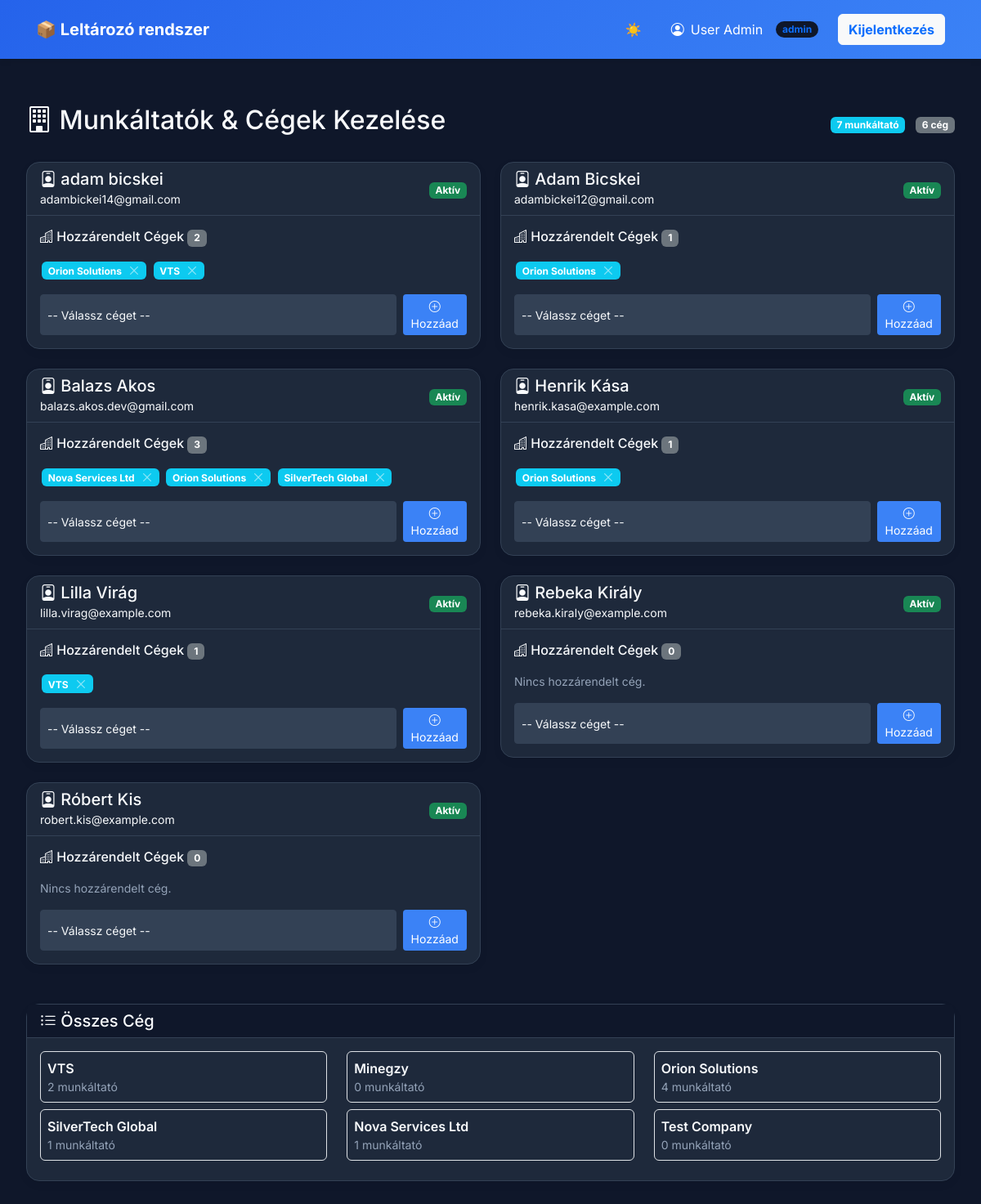
The app's page /public/worker/admin_employers.php (signed in) with its own data.
### tables this page shows
CREATE TABLE `users` (
  `id` int(11) NOT NULL,
  `email` varchar(255) NOT NULL,
  `password` varchar(255) NOT NULL,
  `first_name` varchar(100) NOT NULL,
  `last_name` varchar(100) NOT NULL,
  `phone` varchar(50) DEFAULT NULL,
  `role` enum('worker','employer','admin') NOT NULL DEFAULT 'worker',
  `is_active` tinyint(1) NOT NULL DEFAULT 0,
  `is_blocked` tinyint(1) NOT NULL DEFAULT 0,
  `activation_token` varchar(255) DEFAULT NULL,
  `reset_token` varchar(255) DEFAULT NULL,
  `token_expires` datetime DEFAULT NULL,
  `created_at` datetime DEFAULT current_timestamp(),
  `api_token` varchar(255) DEFAULT NULL
);

CREATE TABLE `companies` (
  `id` int(11) NOT NULL,
  `name` varchar(255) NOT NULL,
  `created_at` datetime DEFAULT current_timestamp()
);

### app/core/Model.php (called while the page is built, shortened)
<?php
class Model {
    public function __construct(PDO $pdo) {
        $this->pdo = $pdo;
    }
}

### app/models/User.php (called while the page is built, shortened)
<?php
require_once __DIR__ . '/../core/Model.php';
class User extends Model {
    public function getEmployers(): array {
        $stmt = $this->pdo->query("SELECT id, email, first_name, last_name, phone, is_active, is_blocked FROM users WHERE role = 'employer' ORDER BY first_name, last_name");
        return $stmt->fetchAll();
    }
    public function getCompaniesForUser(int $userId): array {
        $stmt = $this->pdo->prepare("
            SELECT c.id, c.name
            FROM companies c
            INNER JOIN company_user cu ON c.id = cu.company_id
            WHERE cu.user_id = ?
            ORDER BY c.name
        ");
        $stmt->execute([$userId]);
        return $stmt->fetchAll();
    }
}

### app/models/Company.php (called while the page is built, shortened)
<?php
require_once __DIR__ . '/../core/Model.php';
class Company extends Model {
    public function all(): array {
        $stmt = $this->pdo->query("SELECT * FROM companies ORDER BY created_at DESC");
        return $stmt->fetchAll();
    }
}

### public/worker/admin_employers.php (the view, shortened to what this page needs)
<?php
require_once __DIR__ . '/../../app/models/User.php';
require_once __DIR__ . '/../../app/models/Company.php';
$user = $_SESSION['user'];
$user['role'] = strtolower(trim($user['role'] ?? ''));
$db = (new Database())->getConnection();
$userModel = new User($db);
$companyModel = new Company($db);
$employers = $userModel->getEmployers();
$companies = $companyModel->all();
$employerCompanies = [];
foreach ($employers as $emp) {
    $employerCompanies[$emp['id']] = $userModel->getCompaniesForUser($emp['id']);
}
?>
<!doctype html>
<html lang="hu">
<head>
    <link rel="stylesheet" href="https://cdn.jsdelivr.net/npm/bootstrap@5.3.2/dist/css/bootstrap.min.css">
    <link rel="stylesheet" href="https://cdn.jsdelivr.net/npm/bootstrap-icons@1.11.1/font/bootstrap-icons.css">
    <link rel="stylesheet" href="../css/global-theme.css">
</head>
<body>
    <?php include_once __DIR__ . '/dashboard_nav.php'; ?>
    <div class="page-container">
        <div class="row">
            <div class="col-12">
                <div class="d-flex justify-content-between align-items-center mb-4 flex-wrap gap-2">
                    <h2><i class="bi bi-building"></i> Munkáltatók & Cégek Kezelése</h2>
                    <div>
                        <span class="badge bg-info me-2"><?= count($employers) ?> munkáltató</span>
                        <span class="badge bg-secondary"><?= count($companies) ?> cég</span>
                    </div>
                </div>
                <div class="row">
                    <?php foreach ($employers as $emp): ?>
                        <div class="col-md-6 mb-4">
                            <div class="card employer-card">
                                <div class="card-header bg-primary text-white">
                                    <div class="d-flex justify-content-between align-items-center">
                                        <div>
                                            <h5 class="mb-0">
                                                <i class="bi bi-person-badge"></i>
                                                <?= htmlspecialchars($emp['first_name'] . ' ' . $emp['last_name']) ?>
                                            </h5>
                                            <small><?= htmlspecialchars($emp['email']) ?></small>
                                        </div>
                                        <div>
                                            <?php if ($emp['is_blocked']): ?>
                                                <span class="badge bg-danger">Letiltva</span>
                                            <?php elseif (!$emp['is_active']): ?>
                                                <span class="badge bg-warning text-dark">Inaktív</span>
                                            <?php else: ?>
                                                <span class="badge bg-success">Aktív</span>
                                            <?php endif; ?>
                                        </div>
                                    </div>
                                </div>
                                <div class="card-body">
                                    <h6 class="mb-3">
                                        <i class="bi bi-buildings"></i> Hozzárendelt Cégek
                                        <span
                                            class="badge bg-secondary"><?= count($employerCompanies[$emp['id']] ?? []) ?></span>
                                    </h6>
                                    <?php if (!empty($employerCompanies[$emp['id']])): ?>
                                        <div class="mb-3">
                                            <?php foreach ($employerCompanies[$emp['id']] as $comp): ?>
                                                <span class="badge bg-info company-badge">
                                                    <?= htmlspecialchars($comp['name']) ?>
                                                    <form method="post" class="d-inline" style="margin-left: 5px;">
                                                        <button type="submit" name="unassign_company"
                                                            class="btn-close btn-close-white" style="font-size: 0.6rem;"
                                                            onclick="return confirm('Biztosan eltávolítod ezt a céget?')"></button>
                                                    </form>
                                                </span>
                                            <?php endforeach; ?>
                                        </div>
                                    <?php else: ?>
                                        <p class="text-muted small mb-3">Nincs hozzárendelt cég.</p>
                                    <?php endif; ?>
                                    <form method="post" class="d-flex gap-2">
                                        <select name="company_id" class="form-select form-select-sm" required>
                                            <option value="">-- Válassz céget --</option>
                                        </select>
                                        <button type="submit" name="assign_company" class="btn btn-sm btn-primary">
                                            <i class="bi bi-plus-circle"></i> Hozzáad
                                        </button>
                                    </form>
                                </div>
                            </div>
                        </div>
                    <?php endforeach; ?>
                </div>
                <div class="card mt-4">
                    <div class="card-header bg-light">
                        <h5 class="mb-0"><i class="bi bi-list-ul"></i> Összes Cég</h5>
                    </div>
                    <div class="card-body">
                        <div class="row">
                            <?php foreach ($companies as $c): ?>
                                <div class="col-md-4 mb-2">
                                    <div class="border rounded p-2">
                                        <strong><?= htmlspecialchars($c['name']) ?></strong>
                                        <?php
                                        $count = 0;
                                        foreach ($employerCompanies as $empComps) {
                                            if (in_array($c['id'], array_column($empComps, 'id'))) {
                                                $count++;
                                            }
                                        }
                                        ?>
                                        <small class="text-muted d-block"><?= $count ?> munkáltató</small>
                                    </div>
                                </div>
                            <?php endforeach; ?>
                        </div>
                    </div>
                </div>
            </div>
        </div>
    </div>
</body>
</html>

### public/worker/dashboard_nav.php (shortened to what this page needs)
<link rel="stylesheet" href="../css/global-theme.css">
<nav class="navbar navbar-expand-lg navbar-dark bg-primary mb-4 shadow-sm">
    <div class="container">
        <a class="navbar-brand fw-bold" href="dashboard.php">📦 Leltározó rendszer</a>
        <div class="collapse navbar-collapse" id="navbarContent">
            <ul class="navbar-nav ms-auto align-items-lg-center gap-3 mt-3 mt-lg-0">
                <li class="nav-item">
                    <button class="btn btn-outline-light border-0 w-100 text-start text-lg-center"
                        onclick="toggleTheme()" title="Téma váltása">
                        <span id="theme-icon" class="me-2 me-lg-0">☀️</span> <span class="d-lg-none">Téma váltása</span>
                    </button>
                </li>
                <?php if ($user): ?>
                    <li class="nav-item">
                        <a href="profile.php" class="nav-link text-white d-flex align-items-center gap-2">
                            <i class="bi bi-person-circle"></i>
                            <span>
                                <?php
                                $displayName = trim(($user['last_name'] ?? '') . ' ' . ($user['first_name'] ?? ''));
                                echo htmlspecialchars($displayName ?: $user['email']);
                                ?>
                            </span>
                            <span
                                class="badge bg-light text-primary rounded-pill ms-2"><?= htmlspecialchars($user['role'] ?? '') ?></span>
                        </a>
                    </li>
                <?php endif; ?>
                <li class="nav-item">
                    <a href="../logout.php" class="btn btn-light text-primary w-100 fw-bold">Kijelentkezés</a>
                </li>
            </ul>
        </div>
    </div>
</nav>

### public/css/global-theme.css (style rules this page uses)
:root { --bg-primary: #0F172A; --bg-secondary: #1E293B; --bg-card: #1E293B; --bg-surface: #334155; --text-primary: #F8FAFC; --text-secondary: #94A3B8; --primary: #3b82f6; --primary-hover: #60a5fa; --secondary: #10B981; --danger: #EF4444; --warning: #F59E0B; --border: #334155; --navbar-bg: linear-gradient(135deg, #2563eb, #3b82f6); --navbar-text: #FFFFFF; }
* { margin: 0; padding: 0; box-sizing: border-box; }
body { background: var(--bg-primary) !important; font-family: 'Inter', -apple-system, BlinkMacSystemFont, sans-serif !important; color: var(--text-primary) !important; min-height: 100vh; transition: background 0.3s ease, color 0.3s ease; }
h1, h2, h3, h4, h5, h6, .h1, .h2, .h3, .h4, .h5, .h6 { color: var(--text-primary) !important; }
strong, b { color: var(--text-primary) !important; font-weight: 600 !important; }
.navbar { background: var(--navbar-bg) !important; padding: 1rem 2rem !important; box-shadow: 0 4px 20px rgba(0, 0, 0, 0.1) !important; }
.navbar-brand { color: var(--navbar-text) !important; font-weight: 700; }
.page-container { max-width: 1400px; margin: 0 auto; padding: 2rem; }
.card { background: var(--bg-card) !important; border-radius: 16px !important; border: 1px solid var(--border) !important; box-shadow: 0 4px 12px rgba(0, 0, 0, 0.05) !important; }
.card-header, .card-footer { border-color: var(--border) !important; background: transparent !important; color: var(--text-primary) !important; }
.form-control, .form-select { background: var(--bg-surface) !important; border: 1px solid var(--border) !important; color: var(--text-primary) !important; }
.btn-primary { background: var(--primary) !important; border: none !important; color: white !important; }
.text-muted { color: var(--text-secondary) !important; }
.bg-light { background: var(--bg-primary) !important; }
.shadow-sm { box-shadow: 0 2px 8px rgba(0, 0, 0, 0.1) !important; }
.navbar .btn-outline-light { border-color: rgba(255, 255, 255, 0.4) !important; color: white !important; }

### public/worker/admin_employers.php (style rules this page uses)
.employer-card { transition: all 0.2s; border-left: 4px solid #0d6efd; }
.company-badge { margin: 2px; }

### records on screen
users: first_name+last_name "adam bicskei", email "adambickei14@gmail.com", is_blocked "Aktív", id "2"
companies: name "Orion Solutions", count "4"
companies: name "VTS", count "2"
users: first_name+last_name "Adam Bicskei", email "adambickei12@gmail.com", is_blocked "Aktív", id "1"
users: first_name+last_name "Balazs Akos", email "balazs.akos.dev@gmail.com", is_blocked "Aktív", id "3"
companies: name "Nova Services Ltd", count "1"
companies: name "SilverTech Global", count "1"
users: first_name+last_name "Henrik Kása", email "henrik.kasa@example.com", is_blocked "Aktív", id "1"
users: first_name+last_name "Lilla Virág", email "lilla.virag@example.com", is_blocked "Aktív", id "1"
users: first_name+last_name "Rebeka Király", email "rebeka.kiraly@example.com", is_blocked "Aktív", id "0", shows "Nincs hozzárendelt cég."
users: first_name+last_name "Róbert Kis", email "robert.kis@example.com", is_blocked "Aktív", id "0", shows "Nincs hozzárendelt cég."
companies: name "Minegzy", count "0"
companies: name "Test Company", count "0"

### other values on screen
$displayName ?: $user['email'] "User Admin"
$user['role'] "admin"
count($employers) "7"
count($companies) "6"
